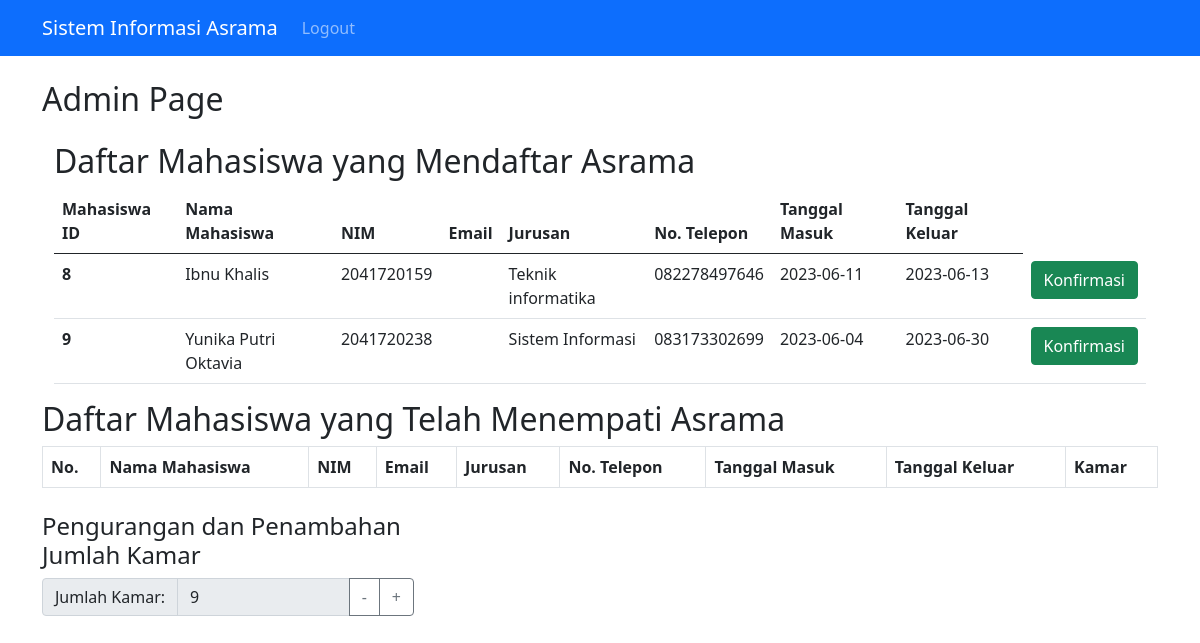
The app's page /admin.php (signed in), older data.
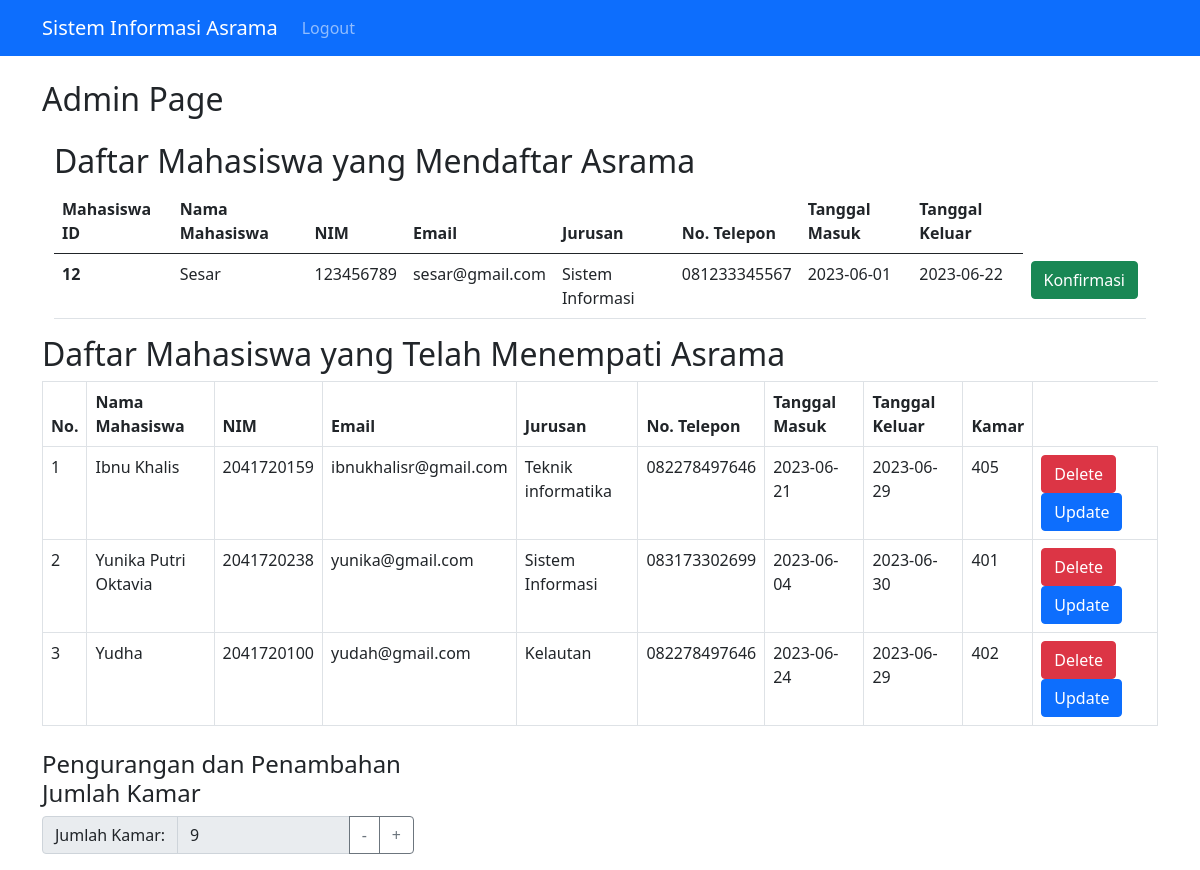
The same page, newer data.
### tables this page shows
CREATE TABLE `asrama` (
  `mahasiswaId` int(11) NOT NULL,
  `nameMahasiswa` varchar(50) NOT NULL,
  `email` varchar(255) DEFAULT NULL,
  `nim` varchar(20) NOT NULL,
  `jurusan` varchar(50) NOT NULL,
  `noTelp` varchar(20) NOT NULL,
  `tanggalMasuk` date DEFAULT NULL,
  `tanggalKeluar` date DEFAULT NULL,
  `bukti_pembayaran` varchar(255) DEFAULT NULL
);

CREATE TABLE `kamarasrama` (
  `jumlahKamar` int(11) DEFAULT NULL
);

CREATE TABLE `asramaconfirmed` (
  `conMahaId` int(11) NOT NULL,
  `conNamaMaha` varchar(255) NOT NULL,
  `conNim` varchar(255) NOT NULL,
  `conEmail` varchar(255) DEFAULT NULL,
  `conJurusan` varchar(255) NOT NULL,
  `conNoTelp` varchar(255) NOT NULL,
  `contglmasuk` date NOT NULL,
  `contglkeluar` date NOT NULL,
  `conKamar` varchar(255) NOT NULL
);

### admin.php (the view, shortened to what this page needs)
<?php
include('config.php');
$query = "SELECT * FROM asrama";
$result = mysqli_query($conn, $query);
$query = "SELECT * FROM asramaConfirmed";
$confirmedResult = mysqli_query($conn, $query);
?>
<!DOCTYPE html>
<html>
<head>
  <link rel="stylesheet" href="https://cdn.jsdelivr.net/npm/bootstrap@5.0.0-beta3/dist/css/bootstrap.min.css">
</head>
<body>
  <?php include 'navbar.php'; ?>
  <div class="container mt-4">
    <h2>Admin Page</h2>
    <div class="container mt-4">
      <h2>Daftar Mahasiswa yang Mendaftar Asrama</h2>
      <table class="table">
        <thead>
          <tr>
            <th scope="col">Mahasiswa ID</th>
            <th scope="col">Nama Mahasiswa</th>
            <th scope="col">NIM</th>
            <th scope="col">Email</th>
            <th scope="col">Jurusan</th>
            <th scope="col">No. Telepon</th>
            <th scope="col">Tanggal Masuk</th>
            <th scope="col">Tanggal Keluar</th>
          </tr>
        </thead>
        <tbody>
          <?php while ($row = mysqli_fetch_assoc($result)) { ?>
            <tr>
              <th scope="row"><?php echo $row['mahasiswaId']; ?></th>
              <td><?php echo $row['nameMahasiswa']; ?></td>
              <td><?php echo $row['nim']; ?></td>
              <td><?php echo $row['email']; ?></td>
              <td><?php echo $row['jurusan']; ?></td>
              <td><?php echo $row['noTelp']; ?></td>
              <td><?php echo $row['tanggalMasuk']; ?></td>
              <td><?php echo $row['tanggalKeluar']; ?></td>
              <td>
                <a href="konfirmasi.php?id=<?php echo $row['mahasiswaId']; ?>" class="btn btn-success">Konfirmasi</a>
              </td>
            </tr>
          <?php } ?>
        </tbody>
      </table>
    </div>
    <h2>Daftar Mahasiswa yang Telah Menempati Asrama</h2>
    <table class="table table-bordered">
      <thead>
        <tr>
          <th>No.</th>
          <th>Nama Mahasiswa</th>
          <th>NIM</th>
          <th>Email</th>
          <th>Jurusan</th>
          <th>No. Telepon</th>
          <th>Tanggal Masuk</th>
          <th>Tanggal Keluar</th>
          <th>Kamar</th>
        </tr>
      </thead>
      <tbody>
        <?php $no = 1; ?>
        <?php while ($row = mysqli_fetch_assoc($confirmedResult)) : ?>
          <tr>
            <td><?php echo $no; ?></td>
            <td><?php echo $row['conNamaMaha']; ?></td>
            <td><?php echo $row['conNim']; ?></td>
            <td><?php echo $row['conEmail']; ?></td>
            <td><?php echo $row['conJurusan']; ?></td>
            <td><?php echo $row['conNoTelp']; ?></td>
            <td><?php echo $row['contglmasuk']; ?></td>
            <td><?php echo $row['contglkeluar']; ?></td>
            <td><?php echo $row['conKamar']; ?></td>
            <td>
              <a href="delete.php?id=<?php echo $row['conMahaId']; ?>" class="btn btn-danger">Delete</a>
              <a href="update.php?id=<?php echo $row['conMahaId']; ?>" class="btn btn-primary">Update</a>
            </td>
          </tr>
          <?php $no++; ?>
        <?php endwhile; ?>
      </tbody>
    </table>
    <div class="mt-4 col-sm-4">
      <h4>Pengurangan dan Penambahan Jumlah Kamar</h4>
      <?php
      $queryKamar = "SELECT jumlahKamar FROM kamarAsrama";
      $resultKamar = mysqli_query($conn, $queryKamar);
      $rowKamar = mysqli_fetch_assoc($resultKamar);
      $jumlahKamar = $rowKamar['jumlahKamar'];
      ?>
      <form method="POST" action="" class="form-inline">
        <div class="input-group mb-3">
          <span class="input-group-text">Jumlah Kamar:</span>
          <input type="text" class="form-control" value="<?php echo $jumlahKamar; ?>" disabled>
          <button class="btn btn-outline-secondary" type="submit" name="kurangi">-</button>
          <button class="btn btn-outline-secondary" type="submit" name="tambah">+</button>
        </div>
      </form>
    </div>
  </div>
</body>
</html>

### navbar.php (shortened to what this page needs)
<nav class="navbar navbar-expand-lg navbar-dark bg-primary">
    <div class="container">
        <a class="navbar-brand" href="#">Sistem Informasi Asrama</a>
        <div class="collapse navbar-collapse" id="navbarNav">
            <ul class="navbar-nav ml-auto">
                <?php if (isset($_SESSION['admin']) && $_SESSION['admin']) : ?>
                    <li class="nav-item">
                    <a class="nav-link" href="?logout=true">Logout</a>
                    </li>
                <?php endif; ?>
            </ul>
        </div>
    </div>
</nav>

Row changes from the older to the newer data that the page shows:
removed asrama: mahasiswaId "8", nameMahasiswa "Ibnu Khalis", nim "2041720159", jurusan "Teknik informatika", noTelp "082278497646", tanggalMasuk "2023-06-11", tanggalKeluar "2023-06-13"
removed asrama: mahasiswaId "9", nameMahasiswa "Yunika Putri Oktavia", nim "2041720238", jurusan "Sistem Informasi", noTelp "083173302699", tanggalMasuk "2023-06-04", tanggalKeluar "2023-06-30"
added asrama: mahasiswaId "12", nameMahasiswa "Sesar", nim "123456789", email "sesar@gmail.com", jurusan "Sistem Informasi", noTelp "081233345567", tanggalMasuk "2023-06-01", tanggalKeluar "2023-06-22"
added asramaconfirmed: conNamaMaha "Ibnu Khalis", conNim "2041720159", conEmail "ibnukhalisr@gmail.com", conJurusan "Teknik informatika", conNoTelp "082278497646", contglmasuk "2023-06-21", contglkeluar "2023-06-29", conKamar "405"
added asramaconfirmed: conNamaMaha "Yunika Putri Oktavia", conNim "2041720238", conEmail "yunika@gmail.com", conJurusan "Sistem Informasi", conNoTelp "083173302699", contglmasuk "2023-06-04", contglkeluar "2023-06-30", conKamar "401"
added asramaconfirmed: conNamaMaha "Yudha", conNim "2041720100", conEmail "yudah@gmail.com", conJurusan "Kelautan", conNoTelp "082278497646", contglmasuk "2023-06-24", contglkeluar "2023-06-29", conKamar "402"
